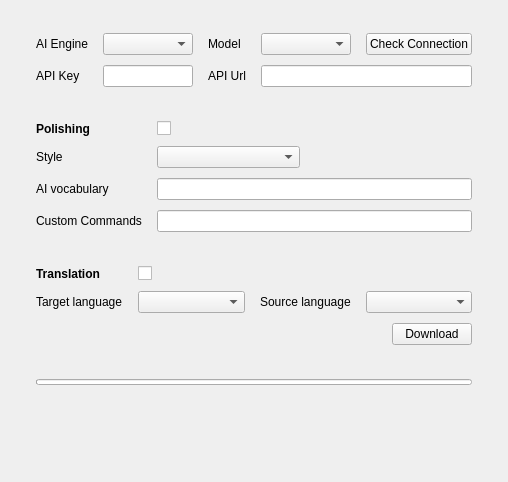
        <widget class="QWidget" name="ai_anhancement">
         <attribute name="title">
          <string>AI Enhancement</string>
         </attribute>
         <layout class="QVBoxLayout" name="verticalLayout_16">
          <item>
           <layout class="QVBoxLayout" name="verticalLayout_15">
            <property name="spacing">
             <number>10</number>
            </property>
            <property name="leftMargin">
             <number>10</number>
            </property>
            <property name="topMargin">
             <number>10</number>
            </property>
            <property name="rightMargin">
             <number>10</number>
            </property>
            <property name="bottomMargin">
             <number>10</number>
            </property>
            <item>
             <widget class="QFrame" name="ai_service_card">
              <property name="card" stdset="0">
               <bool>true</bool>
              </property>
              <layout class="QGridLayout" name="ai_service_card_layout" columnstretch="0,1,0,1,0">
               <property name="leftMargin">
                <number>15</number>
               </property>
               <property name="topMargin">
                <number>12</number>
               </property>
               <property name="rightMargin">
                <number>15</number>
               </property>
               <property name="bottomMargin">
                <number>12</number>
               </property>
               <property name="horizontalSpacing">
                <number>15</number>
               </property>
               <property name="verticalSpacing">
                <number>10</number>
               </property>
               <item row="0" column="0">
                <widget class="QLabel" name="label_12">
                 <property name="text">
                  <string>AI Engine</string>
                 </property>
                </widget>
               </item>
               <item row="0" column="1">
                <widget class="QComboBox" name="ai_engine_comb"/>
               </item>
               <item row="0" column="2">
                <widget class="QLabel" name="label_14">
                 <property name="text">
                  <string>Model</string>
                 </property>
                </widget>
               </item>
               <item row="0" column="3">
                <widget class="QComboBox" name="ai_model_comb"/>
               </item>
               <item row="1" column="0">
                <widget class="QLabel" name="label_13">
                 <property name="text">
                  <string>API Key</string>
                 </property>
                </widget>
               </item>
               <item row="1" column="1">
                <widget class="QLineEdit" name="api_key_edit"/>
               </item>
               <item row="1" column="2">
                <widget class="QLabel" name="label_16">
                 <property name="text">
                  <string>API Url</string>
                 </property>
                </widget>
               </item>
               <item row="1" column="3" colspan="2">
                <widget class="QLineEdit" name="api_url_edit"/>
               </item>
               <item row="0" column="4">
                <widget class="QPushButton" name="check_connection_btn">
                 <property name="text">
                  <string>Check Connection</string>
                 </property>
                </widget>
               </item>
              </layout>
             </widget>
            </item>
            <item>
             <widget class="QFrame" name="polish_card">
              <property name="card" stdset="0">
               <bool>true</bool>
              </property>
              <layout class="QGridLayout" name="polish_card_layout" columnstretch="0,1,0,1">
               <property name="leftMargin">
                <number>15</number>
               </property>
               <property name="topMargin">
                <number>12</number>
               </property>
               <property name="rightMargin">
                <number>15</number>
               </property>
               <property name="bottomMargin">
                <number>12</number>
               </property>
               <property name="horizontalSpacing">
                <number>15</number>
               </property>
               <property name="verticalSpacing">
                <number>10</number>
               </property>
               <item row="0" column="0">
                <widget class="QLabel" name="label_24">
                 <property name="text">
                  <string>Polishing</string>
                 </property>
                 <property name="font">
                  <font>
                   <bold>true</bold>
                  </font>
                 </property>
                </widget>
               </item>
               <item row="0" column="1" alignment="Qt::AlignmentFlag::AlignLeft|Qt::AlignmentFlag::AlignVCenter">
                <widget class="AnimatedCheckBox" name="enable_enhancement_checkbox">
                 <property name="text">
                  <string/>
                 </property>
                </widget>
               </item>
               <item row="1" column="0">
                <widget class="QLabel" name="label_18">
                 <property name="text">
                  <string>Style</string>
                 </property>
                </widget>
               </item>
               <item row="1" column="1">
                <widget class="QComboBox" name="ai_style_comb"/>
               </item>
               <item row="2" column="0">
                <widget class="QLabel" name="label_20">
                 <property name="text">
                  <string>AI vocabulary</string>
                 </property>
                </widget>
               </item>
               <item row="2" column="1" colspan="3">
                <widget class="QLineEdit" name="ai_vocabulary_edit"/>
               </item>
               <item row="3" column="0">
                <widget class="QLabel" name="label_17">
                 <property name="text">
                  <string>Custom Commands</string>
                 </property>
                </widget>
               </item>
               <item row="3" column="1" colspan="3">
                <widget class="QLineEdit" name="custom_commands_edit"/>
               </item>
              </layout>
             </widget>
            </item>
            <item>
             <widget class="QFrame" name="translate_card">
              <property name="card" stdset="0">
               <bool>true</bool>
              </property>
              <layout class="QGridLayout" name="translate_card_layout" columnstretch="0,1,0,1">
               <property name="leftMargin">
                <number>15</number>
               </property>
               <property name="topMargin">
                <number>12</number>
               </property>
               <property name="rightMargin">
                <number>15</number>
               </property>
               <property name="bottomMargin">
                <number>12</number>
               </property>
               <property name="horizontalSpacing">
                <number>15</number>
               </property>
               <property name="verticalSpacing">
                <number>10</number>
               </property>
               <item row="0" column="0">
                <widget class="QLabel" name="translate_title_label">
                 <property name="text">
                  <string>Translation</string>
                 </property>
                 <property name="font">
                  <font>
                   <bold>true</bold>
                  </font>
                 </property>
                </widget>
               </item>
               <item row="0" column="1" alignment="Qt::AlignmentFlag::AlignLeft|Qt::AlignmentFlag::AlignVCenter">
                <widget class="AnimatedCheckBox" name="translate_enabled_checkbox">
                 <property name="text">
                  <string/>
                 </property>
                </widget>
               </item>
               <item row="1" column="0">
                <widget class="QLabel" name="label_19">
                 <property name="text">
                  <string>Target language</string>
                 </property>
                </widget>
               </item>
               <item row="1" column="1">
                <widget class="QComboBox" name="translate_language_comb"/>
               </item>
               <item row="1" column="2">
                <widget class="QLabel" name="translate_source_label">
                 <property name="text">
                  <string>Source language</string>
                 </property>
                </widget>
               </item>
               <item row="1" column="3">
                <widget class="QComboBox" name="translate_source_comb"/>
               </item>
               <item row="2" column="0" colspan="3">
                <widget class="QLabel" name="translate_model_status_label">
                 <property name="text">
                  <string></string>
                 </property>
                 <property name="wordWrap">
                  <bool>true</bool>
                 </property>
                </widget>
               </item>
               <item row="2" column="3" alignment="Qt::AlignmentFlag::AlignRight|Qt::AlignmentFlag::AlignVCenter">
                <widget class="QPushButton" name="translate_model_download_btn">
                 <property name="text">
                  <string>Download</string>
                 </property>
                </widget>
               </item>
               <item row="3" column="0" colspan="4">
                <widget class="QLabel" name="translate_hint_label">
                 <property name="text">
                  <string></string>
                 </property>
                 <property name="wordWrap">
                  <bool>true</bool>
                 </property>
                </widget>
               </item>
               <item row="4" column="0" colspan="4">
                <widget class="QProgressBar" name="translate_progress_bar">
                 <property name="visible">
                  <bool>false</bool>
                 </property>
                 <property name="maximum">
                  <number>100</number>
                 </property>
                 <property name="value">
                  <number>0</number>
                 </property>
                 <property name="textVisible">
                  <bool>false</bool>
                 </property>
                 <property name="maximumSize">
                  <size>
                   <width>16777215</width>
                   <height>6</height>
                  </size>
                 </property>
                </widget>
               </item>
              </layout>
             </widget>
            </item>
            <item>
             <widget class="QLabel" name="pipeline_hint_label">
              <property name="wordWrap">
               <bool>true</bool>
              </property>
              <property name="indent">
               <number>15</number>
              </property>
             </widget>
            </item>
            <item>
             <spacer name="verticalSpacer_8">
              <property name="orientation">
               <enum>Qt::Orientation::Vertical</enum>
              </property>
              <property name="sizeHint" stdset="0">
               <size>
                <width>20</width>
                <height>40</height>
               </size>
              </property>
             </spacer>
            </item>
           </layout>
          </item>
         </layout>
        </widget>
